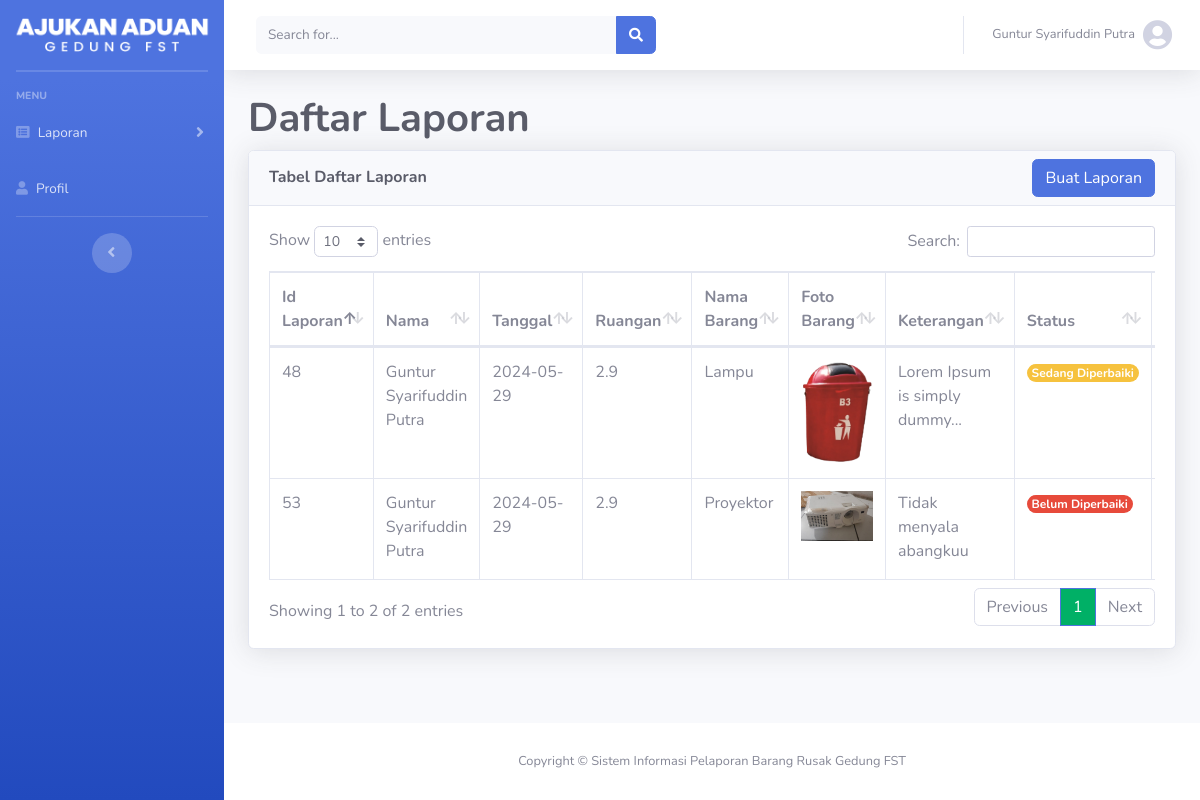
The app's page /user/index.php (signed in) with its own data.
### tables this page shows
CREATE TABLE `laporan` (
  `id` int(100) NOT NULL,
  `nama` varchar(100) NOT NULL,
  `tanggal` date DEFAULT NULL,
  `ruangan` float NOT NULL,
  `barang` varchar(20) NOT NULL,
  `foto` varchar(255) NOT NULL,
  `status` varchar(30) NOT NULL DEFAULT 'Belum Diperbaiki',
  `keterangan` text NOT NULL,
  `nim` int(30) NOT NULL
);

### user/index.php (the view, shortened to what this page needs)
<?php
require "layout/top.php";
require "../connection/conn.php";
$nim = $_SESSION['actor']['nim'];
$query = "SELECT * FROM laporan WHERE nim = '$nim'";
$result = mysqli_query($conn, $query);
?>
<h1 class="mb-2 text-gray-800 font-weight-bold">Daftar Laporan</h1>
<div class="card shadow mb-4">
    <div class="card-header py-2 d-flex justify-content-between align-items-center">
        <h6 class="m-0 font-weight-bold text-dark">Tabel Daftar Laporan
        </h6>
        <a href="tambah-laporan.php" class="btn btn-primary">Buat Laporan</a>
    </div>
    <div class="card-body">
        <div class="table-responsive">
            <table class="table table-bordered" id="dataTable" width="100%" cellspacing="0">
                <thead>
                    <tr>
                        <th>Id Laporan</th>
                        <th>Nama</th>
                        <th>Tanggal</th>
                        <th>Ruangan</th>
                        <th>Nama Barang</th>
                        <th>Foto Barang</th>
                        <th>Keterangan</th>
                        <th>Status</th>
                        <th>Aksi</th>
                    </tr>
                </thead>
                <tbody>
                    <?php foreach ($result as $data): ?>
                        <tr>
                            <td><?= $data['id'] ?></td>
                            <td><?= $data['nama'] ?></td>
                            <td><?= $data['tanggal'] ?></td>
                            <td><?= $data['ruangan'] ?></td>
                            <td><?= $data['barang'] ?></td>
                            <td><img src="../user/gambar/<?php echo $data['foto']; ?>" style="max-width: 100%;"></td>
                            <td><?php echo (str_word_count($data['keterangan']) > 5) ? implode(' ', array_slice(explode(' ', $data['keterangan']), 0, 5)) . '...' : $data['keterangan']; ?>
                            </td>
                            <td>
                                <?php
                                if ($data['status'] == "Belum Diperbaiki") {
                                    ?>
                                    <span class="badge rounded-pill bg-danger text-white"><?= $data['status'] ?></span>
                                    <?php
                                } else if ($data['status'] == "Sedang Diperbaiki") {
                                    ?>
                                        <span class="badge rounded-pill bg-warning text-white"><?= $data['status'] ?></span>
                                    <?php
                                } else if ($data['status'] == "Sudah Diperbaiki") {
                                    ?>
                                            <span class="badge rounded-pill bg-success text-white"><?= $data['status'] ?></span>
                                    <?php
                                }
                                ?>
                            </td>
                            <td>
                            </td>
                        </tr>
                    <?php endforeach ?>
                </tbody>
            </table>
        </div>
    </div>
</div>
<?php
require "layout/footer.php";
?>
<?php
require "layout/bottom.php";
?>

### records on screen
laporan: id "48", nama "Guntur Syarifuddin Putra", tanggal "2024-05-29", ruangan "2.9", barang "Lampu", foto (picture), keterangan "Lorem Ipsum is simply dummy", status "Sedang Diperbaiki"
laporan: id "53", nama "Guntur Syarifuddin Putra", tanggal "2024-05-29", ruangan "2.9", barang "Proyektor", foto (picture), keterangan "Tidak menyala abangkuu", status "Belum Diperbaiki"

### other values on screen
$_SESSION['actor']['nama'] "Guntur Syarifuddin Putra"
